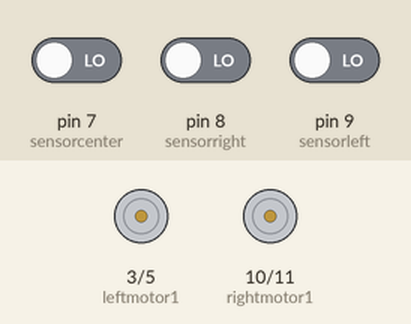
A sketch run on a simulated Arduino Uno, built with avr-gcc and run on an emulated ATmega328P. Parts: motor-driver pin pairs drawn as motors (green arrow = first pin HIGH = forward, orange = second pin HIGH = backward, longer = more drive). Inputs (shaded band) come from the test bench; at power-on: pin 8 (sensorright) LOW, pin 9 (sensorleft) LOW, pin 7 (sensorcenter) LOW.

Above: at 1.2 s.
1.3 s: pin 8 (sensorright) driven HIGH
At 1.9 s:
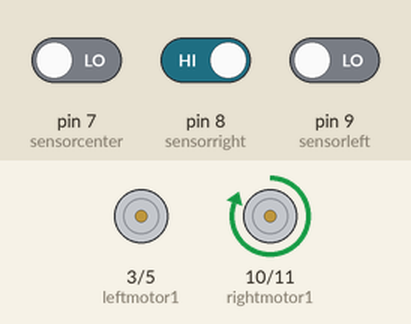
2.8 s: pin 9 (sensorleft) driven HIGH
At 4.0 s:
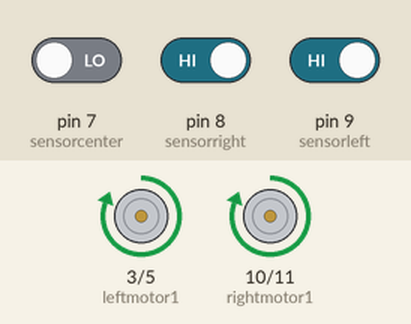
4.3 s: pin 8 (sensorright) driven LOW
At 5.4 s:
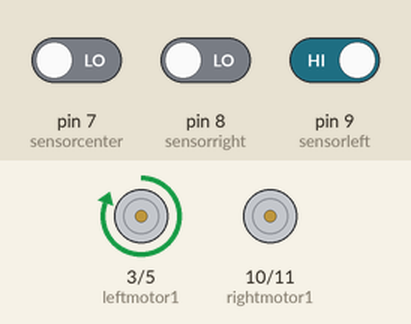
5.8 s: pin 9 (sensorleft) driven LOW
At 6.5 s:
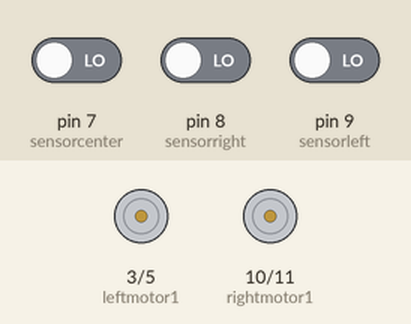
Timing chart, 0 to 8.3 s (numbered marks = the images above; inputs shaded):
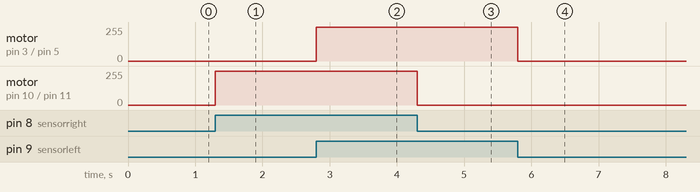

The sketch:

PIDFinal.ino
```cpp
// Code for Line Follower Bot having 3 IR Sensors
// Using PID Algorithm
// This code works on White Background Black Path.

// Initialising Motor Pins
int rightmotor1=10;
int leftmotor1=3;
int rightmotor2=11;
int leftmotor2=5;

// Initialising Sensor Pins
int sensorleft=9;
int sensorcenter=7;
int sensorright=8;

// Sensors Variable
int l1=0;     // left sensor variable
int l2=0;     // center sensor variable
int l3=0;      // right sensor variable

// PID error variables
int f1=1;
int f2=1;
int f3=1;

int j;
//////////////////////////////////////

// Functions for Movement of Bot

void forward()
{
  digitalWrite(rightmotor1,1);
  digitalWrite(rightmotor2,0);
  digitalWrite(leftmotor1,1);
  digitalWrite(leftmotor2,0);

}

void stopp()
{
  digitalWrite(rightmotor1,0);
  digitalWrite(rightmotor2,0);
  digitalWrite(leftmotor1,0);
  digitalWrite(leftmotor2,0);

}

void left()
{
  digitalWrite(rightmotor1,1);
  digitalWrite(rightmotor2,0);
  digitalWrite(leftmotor1,0);
  digitalWrite(leftmotor2,0);


}

void right()
{
  digitalWrite(rightmotor1,0);
  digitalWrite(rightmotor2,0);
  digitalWrite(leftmotor1,1);
  digitalWrite(leftmotor2,0);
}

void pid()
{
  l1=f1;
  l2=f2;
  l3=f3;


}

void setup()
{

 pinMode(rightmotor1,OUTPUT);
 pinMode(leftmotor1,OUTPUT);
 pinMode(rightmotor2,OUTPUT);
 pinMode(leftmotor2,OUTPUT);

 pinMode(sensorleft,INPUT);
 pinMode(sensorcenter,INPUT);
 pinMode(sensorright,INPUT);

}

void loop()
{
l1=digitalRead(sensorleft);
l2=digitalRead(sensorcenter);
l3=digitalRead(sensorright);


if(l1==1&&l2==1&&l3==1)   //feedback when comes all sensor on white
{

pid();


}

else if(l1==0&&l2==1&&l3==1 || l1==0&&l2==0&&l3==1)   //left turn
{
  left();
}
else if(l1==1&&l2==1&&l3==0||l1==1&&l2==0&&l3==0)  //right turn
{
   right();
}
else if(l1==1&&l2==0&&l3==1)  //go forward straight
{
  forward();
}
else if(l1==0&&l2==0&&l3==0) //stop
{
 stopp();

}


///////////////////////////////////////////////////////////////////
f1=l1;
f2=l2;
f3=l3;        //memory variables
////////////////////////////////////////////////////////////////////
}
```

Measured:
- after the input at 1.3 s, motor on pin 10 (rightmotor1) / pin 11 (rightmotor2): stopped → forward 255/255 at once
- after the input at 2.8 s, motor on pin 3 (leftmotor1) / pin 5 (leftmotor2): stopped → forward 255/255 at once
- after the input at 4.3 s, motor on pin 10 (rightmotor1) / pin 11 (rightmotor2): forward 255/255 → stopped at once
- after the input at 5.8 s, motor on pin 3 (leftmotor1) / pin 5 (leftmotor2): forward 255/255 → stopped at once
